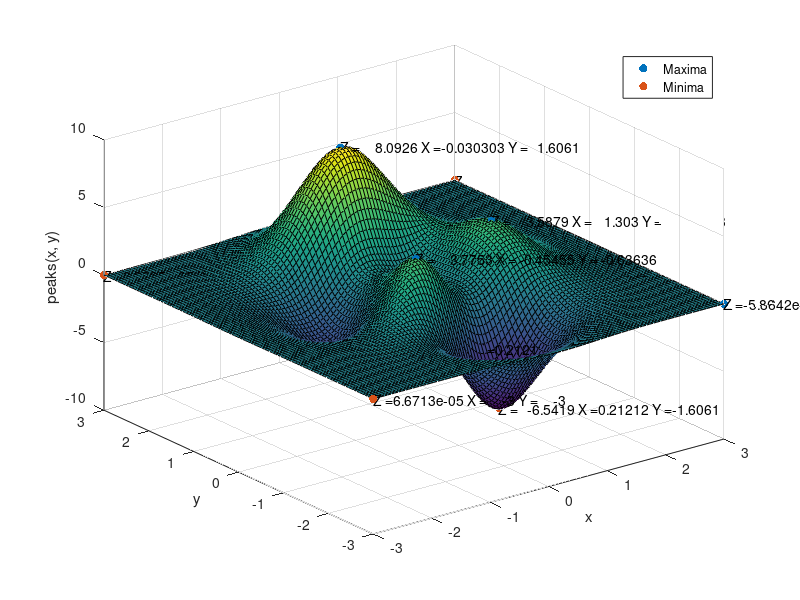

Write the MATLAB code that produced this figure.
[X, Y] = meshgrid(linspace(-3, 3, 100), linspace(-3, 3, 100));
Z = peaks(X, Y);
maximaIndex = find(imregionalmax(Z) == 1);
minimaIndex = find(imregionalmin(Z) == 1);
surf(X, Y, Z);
xlabel('x'); ylabel('y'); zlabel('peaks(x, y)');
hold on;
maxima = scatter3(X(maximaIndex), Y(maximaIndex), Z(maximaIndex), 'filled');
minima = scatter3(X(minimaIndex), Y(minimaIndex), Z(minimaIndex), 'filled');
text(X(maximaIndex), Y(maximaIndex), Z(maximaIndex) + .05, ...
    strcat('Z = ', num2str(Z(maximaIndex)), ' X = ', num2str(X(maximaIndex)), ' Y = ', num2str(Y(maximaIndex))));
text(X(minimaIndex), Y(minimaIndex), Z(minimaIndex) - .05, ...
    strcat('Z = ', num2str(Z(minimaIndex)), ' X = ', num2str(X(minimaIndex)), ' Y = ', num2str(Y(minimaIndex))));
legend([maxima, minima], {'Maxima', 'Minima'});
hold off;
